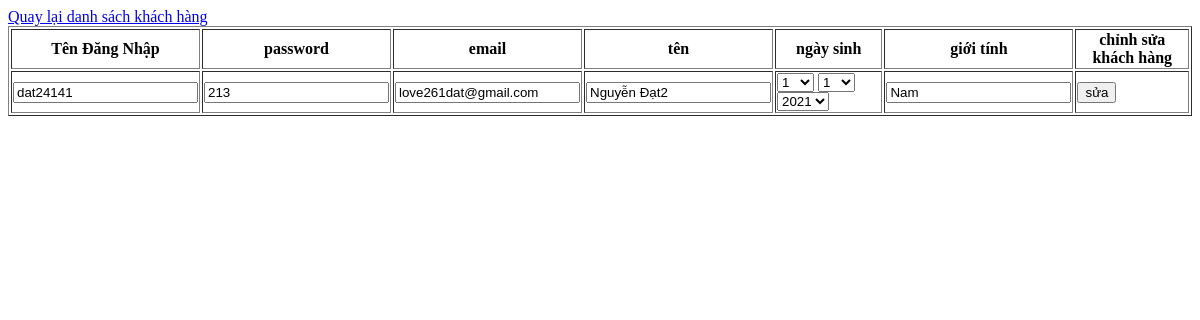
The app's page /admin/danh_sach_kh/view_update_kh.php?ma=97, older data.
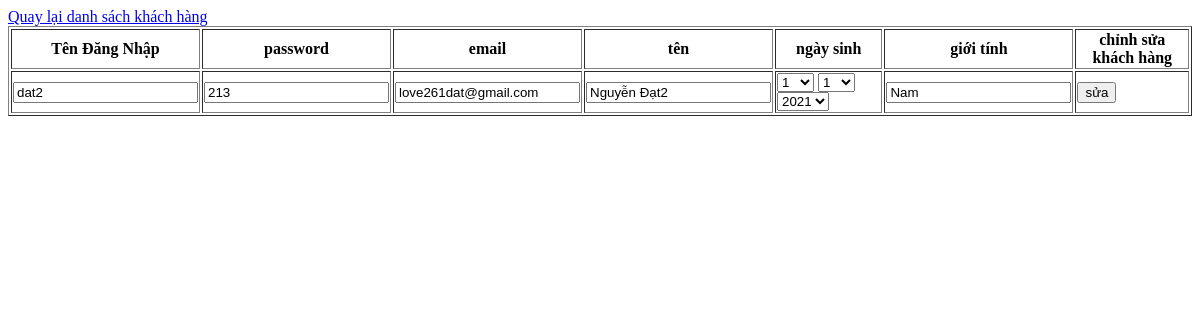
The same page, newer data.
### tables this page shows
CREATE TABLE `khach_hang` (
  `ma` int(20) NOT NULL,
  `ten` varchar(50) NOT NULL,
  `ngay_sinh` date NOT NULL,
  `gioi_tinh` text NOT NULL,
  `email` varchar(40) NOT NULL,
  `tai_khoan` varchar(40) NOT NULL,
  `mat_khau` varchar(40) NOT NULL
);

### admin/danh_sach_kh/view_update_kh.php (the view, shortened to what this page needs)
<!DOCTYPE html>
<html>
<head>
</head>
<body>
	<a href="index.php">Quay lại danh sách khách hàng</a>
	<?php
		$ma = $_GET['ma'];
		require '../../connect.php';
		$sql = "select * from khach_hang where ma='$ma'";
		$result = mysqli_query($connect,$sql);
		$each = mysqli_fetch_array($result);
	  ?>
	  <form action="process_update_kh.php" method="POST">
	  	<table width="100%" border="1">
		  	<th>Tên Đăng Nhập</th>
	  	<th>password</th>
	  	<th>email</th>
	  	<th>tên</th>
	  	<th>ngày sinh</th>
	  	<th>giới tính</th>
	  	<th>chỉnh sửa khách hàng</th>
		  		<tr>
		  			<td>
		  				<input type="text" name="tai_khoan" value="<?php echo $each['tai_khoan']; ?>">
		  			</td>
		  			<td>
		  				<input type="text" name="mat_khau" value="<?php echo $each['mat_khau']; ?>">
		  			</td>
		  			<td>
		  				<input type="text" name="email" value="<?php echo $each['email']; ?>">
		  			</td>
		  			<td>
		  				<input type="text" name="ten" value="<?php echo $each['ten']; ?>">
		  			</td>
		  			<td>
		  				<?php include '../../ngaythangnam.php'; ?>
		  			</td>
		  			<td>
		  				<input type="text" name="gioi_tinh" value="<?php echo $each['gioi_tinh']; ?>">
		  			</td>
		  			<td>
		  				<button>sửa</button>
		  			</td>
		  		</tr>
	 	 </table>
	  </form>
</body>
</html>

Row changes from the older to the newer data that the page shows:
changed khach_hang "love261dat@gmail.com": tai_khoan "dat24141" → "dat2"
